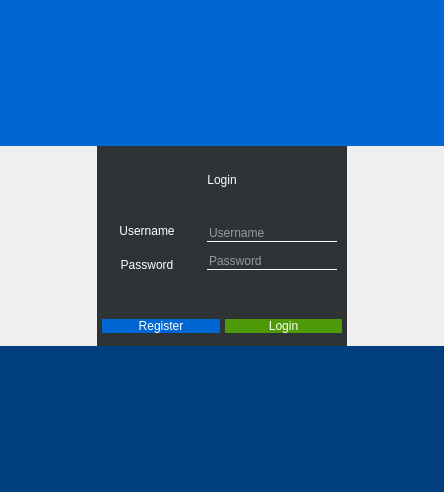
<?xml version="1.0" encoding="UTF-8"?>
<ui version="4.0">
 <class>Login</class>
 <widget class="QWidget" name="Login">
  <property name="geometry">
   <rect>
    <x>0</x>
    <y>0</y>
    <width>444</width>
    <height>492</height>
   </rect>
  </property>
  <property name="windowTitle">
   <string>todoApp</string>
  </property>
  <property name="styleSheet">
   <string notr="true">QLabel{
	color: rgb(255, 255, 255);
	font: 16px &quot;Open Sans&quot;;
}
QPushButton{
	color: rgb(255, 255, 255);
	font: 16px &quot;Open Sans&quot;;
}
QPushButton#pushButton_login{
	border-radius:10px;
	background-color: rgb(78, 154, 6);
}
QPushButton#pushButton_login:hover{
	background-color: rgb(78, 140, 6);
}
QPushButton#pushButton_login:pressed{
	background-color: rgb(78, 125, 6);
}
QPushButton#pushButton_register{
	border-radius:10px;
	background-color: rgb(0, 102, 212);
}
QPushButton#pushButton_register:hover{
	background-color: rgb(0, 88, 212);
}
QPushButton#pushButton_register:pressed{
	background-color: rgb(0, 73, 212);
}
QWidget#frame_login_up{
	background-color: #0066D4;
}
QWidget#frame_login_down{
	background-color: #003E7F;
}
QWidget#frame_login_left{
	background-color: qlineargradient(spread:pad, x1:0.5, y1:0, x2:0.5, y2:1, stop:0 		#0066D4, stop:1 #003E7F);
}
QWidget#frame_login_right{
	background-color: qlineargradient(spread:pad, x1:0.5, y1:0, x2:0.5, y2:1, stop:0 		#0066D4, stop:1 #003E7F);
}
QWidget#frame_login_main{
background-color: rgb(85, 87, 83);
	background-color: rgb(46, 52, 54);
}
QLabel#label_main{
	font: 24pt &quot;Open Sans&quot;;
}
QLineEdit#lineEdit_user{
	color: rgb(255, 255, 255);
	border:none;
	border-bottom:1px solid white;
	background-color: rgb(46, 52, 54);
}
QLineEdit#lineEdit_pass{
	color: rgb(255, 255, 255);
	border:none;
	border-bottom:1px solid white;
	background-color: rgb(46, 52, 54);
}
QLabel#label_info{
		font: 13px &quot;Open Sans&quot;;
}</string>
  </property>
  <layout class="QVBoxLayout" name="verticalLayout">
   <property name="spacing">
    <number>0</number>
   </property>
   <property name="leftMargin">
    <number>0</number>
   </property>
   <property name="topMargin">
    <number>0</number>
   </property>
   <property name="rightMargin">
    <number>0</number>
   </property>
   <property name="bottomMargin">
    <number>0</number>
   </property>
   <item>
    <widget class="QFrame" name="frame_login_up">
     <property name="frameShape">
      <enum>QFrame::NoFrame</enum>
     </property>
     <property name="frameShadow">
      <enum>QFrame::Raised</enum>
     </property>
    </widget>
   </item>
   <item>
    <widget class="QFrame" name="frame_login_center">
     <property name="frameShape">
      <enum>QFrame::NoFrame</enum>
     </property>
     <property name="frameShadow">
      <enum>QFrame::Raised</enum>
     </property>
     <layout class="QHBoxLayout" name="horizontalLayout">
      <property name="spacing">
       <number>0</number>
      </property>
      <property name="leftMargin">
       <number>0</number>
      </property>
      <property name="topMargin">
       <number>0</number>
      </property>
      <property name="rightMargin">
       <number>0</number>
      </property>
      <property name="bottomMargin">
       <number>0</number>
      </property>
      <item>
       <widget class="QFrame" name="frame_login_left">
        <property name="styleSheet">
         <string notr="true"/>
        </property>
        <property name="frameShape">
         <enum>QFrame::NoFrame</enum>
        </property>
        <property name="frameShadow">
         <enum>QFrame::Raised</enum>
        </property>
       </widget>
      </item>
      <item>
       <widget class="QFrame" name="frame_login_main">
        <property name="minimumSize">
         <size>
          <width>250</width>
          <height>200</height>
         </size>
        </property>
        <property name="maximumSize">
         <size>
          <width>250</width>
          <height>16777215</height>
         </size>
        </property>
        <property name="frameShape">
         <enum>QFrame::NoFrame</enum>
        </property>
        <property name="frameShadow">
         <enum>QFrame::Raised</enum>
        </property>
        <layout class="QVBoxLayout" name="verticalLayout_2">
         <property name="spacing">
          <number>0</number>
         </property>
         <property name="leftMargin">
          <number>0</number>
         </property>
         <property name="topMargin">
          <number>0</number>
         </property>
         <property name="rightMargin">
          <number>0</number>
         </property>
         <property name="bottomMargin">
          <number>0</number>
         </property>
         <item>
          <widget class="QFrame" name="frame_label">
           <property name="frameShape">
            <enum>QFrame::NoFrame</enum>
           </property>
           <property name="frameShadow">
            <enum>QFrame::Raised</enum>
           </property>
           <layout class="QVBoxLayout" name="verticalLayout_5">
            <property name="spacing">
             <number>0</number>
            </property>
            <property name="leftMargin">
             <number>0</number>
            </property>
            <property name="topMargin">
             <number>0</number>
            </property>
            <property name="rightMargin">
             <number>0</number>
            </property>
            <property name="bottomMargin">
             <number>0</number>
            </property>
            <item>
             <widget class="QLabel" name="label_main">
              <property name="text">
               <string>Login</string>
              </property>
              <property name="alignment">
               <set>Qt::AlignCenter</set>
              </property>
             </widget>
            </item>
           </layout>
          </widget>
         </item>
         <item>
          <widget class="QFrame" name="frame_user">
           <property name="frameShape">
            <enum>QFrame::NoFrame</enum>
           </property>
           <property name="frameShadow">
            <enum>QFrame::Raised</enum>
           </property>
           <property name="lineWidth">
            <number>1</number>
           </property>
           <layout class="QHBoxLayout" name="horizontalLayout_3">
            <property name="spacing">
             <number>0</number>
            </property>
            <property name="leftMargin">
             <number>0</number>
            </property>
            <property name="topMargin">
             <number>0</number>
            </property>
            <property name="rightMargin">
             <number>0</number>
            </property>
            <property name="bottomMargin">
             <number>0</number>
            </property>
            <item>
             <widget class="QFrame" name="frame_usr_info">
              <property name="frameShape">
               <enum>QFrame::NoFrame</enum>
              </property>
              <property name="frameShadow">
               <enum>QFrame::Raised</enum>
              </property>
              <layout class="QVBoxLayout" name="verticalLayout_3">
               <property name="spacing">
                <number>0</number>
               </property>
               <property name="leftMargin">
                <number>0</number>
               </property>
               <property name="topMargin">
                <number>0</number>
               </property>
               <property name="rightMargin">
                <number>0</number>
               </property>
               <property name="bottomMargin">
                <number>0</number>
               </property>
               <item>
                <widget class="QLabel" name="label_user">
                 <property name="frameShape">
                  <enum>QFrame::NoFrame</enum>
                 </property>
                 <property name="text">
                  <string>Username</string>
                 </property>
                 <property name="alignment">
                  <set>Qt::AlignCenter</set>
                 </property>
                </widget>
               </item>
               <item>
                <widget class="QLabel" name="label_pass">
                 <property name="text">
                  <string>Password</string>
                 </property>
                 <property name="alignment">
                  <set>Qt::AlignCenter</set>
                 </property>
                </widget>
               </item>
              </layout>
             </widget>
            </item>
            <item>
             <widget class="QFrame" name="frame_5">
              <property name="maximumSize">
               <size>
                <width>150</width>
                <height>16777215</height>
               </size>
              </property>
              <property name="frameShape">
               <enum>QFrame::NoFrame</enum>
              </property>
              <property name="frameShadow">
               <enum>QFrame::Raised</enum>
              </property>
              <layout class="QVBoxLayout" name="verticalLayout_4">
               <property name="spacing">
                <number>0</number>
               </property>
               <property name="leftMargin">
                <number>10</number>
               </property>
               <property name="topMargin">
                <number>0</number>
               </property>
               <property name="rightMargin">
                <number>10</number>
               </property>
               <property name="bottomMargin">
                <number>0</number>
               </property>
               <item>
                <widget class="QLineEdit" name="lineEdit_user">
                 <property name="maximumSize">
                  <size>
                   <width>16777215</width>
                   <height>16777215</height>
                  </size>
                 </property>
                 <property name="placeholderText">
                  <string>Username</string>
                 </property>
                </widget>
               </item>
               <item>
                <widget class="QLineEdit" name="lineEdit_pass">
                 <property name="maximumSize">
                  <size>
                   <width>16777215</width>
                   <height>16777215</height>
                  </size>
                 </property>
                 <property name="placeholderText">
                  <string>Password</string>
                 </property>
                </widget>
               </item>
              </layout>
             </widget>
            </item>
           </layout>
          </widget>
         </item>
         <item>
          <widget class="QFrame" name="frame_info">
           <property name="maximumSize">
            <size>
             <width>16777215</width>
             <height>25</height>
            </size>
           </property>
           <property name="frameShape">
            <enum>QFrame::NoFrame</enum>
           </property>
           <property name="frameShadow">
            <enum>QFrame::Raised</enum>
           </property>
           <layout class="QHBoxLayout" name="horizontalLayout_4">
            <property name="spacing">
             <number>0</number>
            </property>
            <property name="leftMargin">
             <number>0</number>
            </property>
            <property name="topMargin">
             <number>0</number>
            </property>
            <property name="rightMargin">
             <number>0</number>
            </property>
            <property name="bottomMargin">
             <number>0</number>
            </property>
            <item alignment="Qt::AlignHCenter">
             <widget class="QLabel" name="label_info">
              <property name="text">
               <string/>
              </property>
             </widget>
            </item>
           </layout>
          </widget>
         </item>
         <item>
          <widget class="QFrame" name="frame_btn">
           <property name="maximumSize">
            <size>
             <width>16777215</width>
             <height>40</height>
            </size>
           </property>
           <property name="frameShape">
            <enum>QFrame::NoFrame</enum>
           </property>
           <property name="frameShadow">
            <enum>QFrame::Raised</enum>
           </property>
           <layout class="QHBoxLayout" name="horizontalLayout_2">
            <property name="spacing">
             <number>5</number>
            </property>
            <property name="leftMargin">
             <number>5</number>
            </property>
            <property name="topMargin">
             <number>5</number>
            </property>
            <property name="rightMargin">
             <number>5</number>
            </property>
            <property name="bottomMargin">
             <number>5</number>
            </property>
            <item>
             <widget class="QPushButton" name="pushButton_register">
              <property name="text">
               <string>Register</string>
              </property>
             </widget>
            </item>
            <item>
             <widget class="QPushButton" name="pushButton_login">
              <property name="text">
               <string>Login</string>
              </property>
             </widget>
            </item>
           </layout>
          </widget>
         </item>
        </layout>
       </widget>
      </item>
      <item>
       <widget class="QFrame" name="frame_login_right">
        <property name="frameShape">
         <enum>QFrame::NoFrame</enum>
        </property>
        <property name="frameShadow">
         <enum>QFrame::Raised</enum>
        </property>
       </widget>
      </item>
     </layout>
    </widget>
   </item>
   <item>
    <widget class="QFrame" name="frame_login_down">
     <property name="frameShape">
      <enum>QFrame::NoFrame</enum>
     </property>
     <property name="frameShadow">
      <enum>QFrame::Raised</enum>
     </property>
    </widget>
   </item>
  </layout>
 </widget>
 <resources/>
 <connections/>
</ui>
